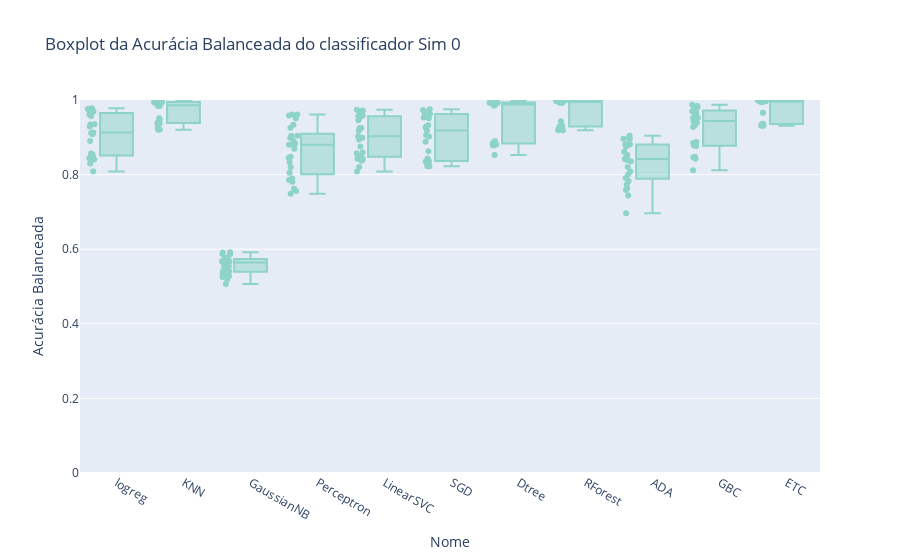
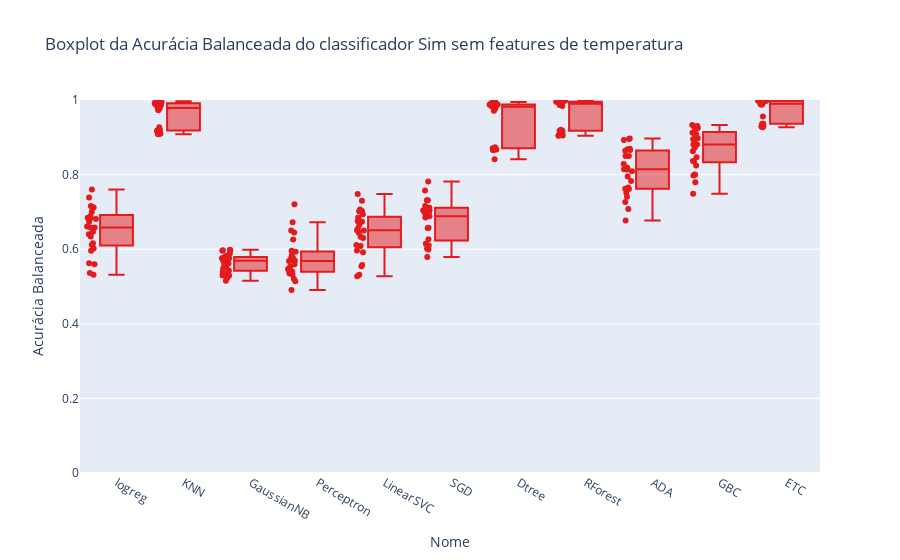
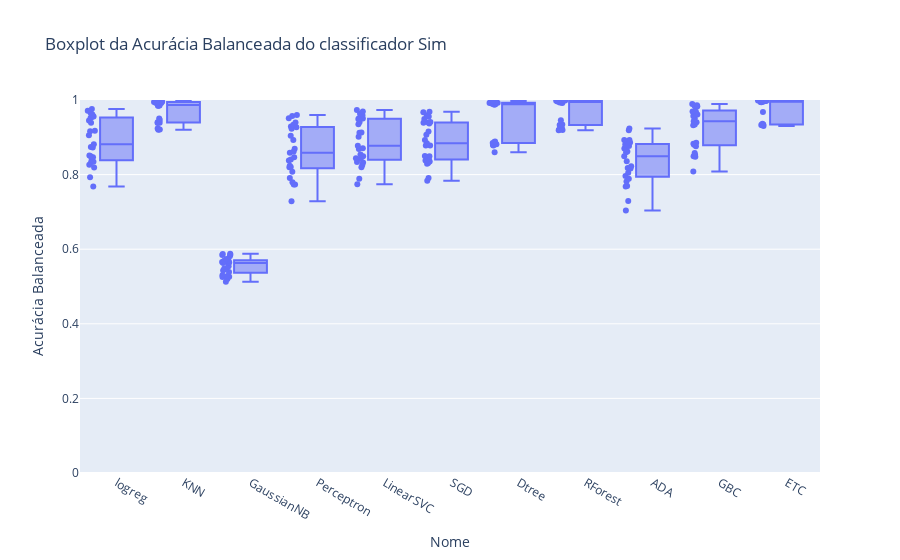

Notebook source saved alongside these figures, in order:
### Markdown cell above
## Gráficos dados simulados

### Code cell
# Criar boxplot da acurácia por modelo sim sim  

fig = px.box(df5, x='Nome', y='Acurácia Balanceada', points='all', title='Boxplot da Acurácia Balanceada do classificador Sim 0',color_discrete_sequence=px.colors.qualitative.Set3)
fig.update_yaxes(range=[0, 1])
fig.show()

fig = px.box(df8, x='Nome', y='Acurácia Balanceada', points='all', title='Boxplot da Acurácia Balanceada do classificador Sim sem features de temperatura',color_discrete_sequence=px.colors.qualitative.Set1)
fig.update_yaxes(range=[0, 1])
fig.show()

fig = px.box(df2, x='Nome', y='Acurácia Balanceada', points='all', title='Boxplot da Acurácia Balanceada do classificador Sim')
fig.update_yaxes(range=[0, 1])
fig.show()

### Figure 1 — Plotly figure (JSON) as saved in the notebook; plotly's stock layout.template omitted (floating-point values rounded to 4 significant figures; data arrays with more than 128 entries replaced by an {"elided": "..."} marker saying what was removed)
{"data": [{"alignmentgroup": "True", "boxpoints": "all", "hovertemplate": "Nome=%{x}<br>Acurácia Balanceada=%{y}<extra></extra>", "legendgroup": "", "marker": {"color": "rgb(141,211,199)"}, "name": "", "notched": false, "offsetgroup": "", "orientation": "v", "showlegend": false, "type": "box", "x": {"elided": "275 str values"}, "x0": " ", "xaxis": "x", "y": {"elided": "275 float values"}, "y0": " ", "yaxis": "y"}], "layout": {"boxmode": "group", "legend": {"tracegroupgap": 0}, "title": {"text": "Boxplot da Acurácia Balanceada do classificador Sim 0"}, "xaxis": {"anchor": "y", "domain": [0, 1], "title": {"text": "Nome"}}, "yaxis": {"anchor": "x", "domain": [0, 1], "range": [0, 1], "title": {"text": "Acurácia Balanceada"}}}}

### Figure 2 — Plotly figure (JSON) as saved in the notebook; plotly's stock layout.template omitted (floating-point values rounded to 4 significant figures; data arrays with more than 128 entries replaced by an {"elided": "..."} marker saying what was removed)
{"data": [{"alignmentgroup": "True", "boxpoints": "all", "hovertemplate": "Nome=%{x}<br>Acurácia Balanceada=%{y}<extra></extra>", "legendgroup": "", "marker": {"color": "rgb(228,26,28)"}, "name": "", "notched": false, "offsetgroup": "", "orientation": "v", "showlegend": false, "type": "box", "x": {"elided": "275 str values"}, "x0": " ", "xaxis": "x", "y": {"elided": "275 float values"}, "y0": " ", "yaxis": "y"}], "layout": {"boxmode": "group", "legend": {"tracegroupgap": 0}, "title": {"text": "Boxplot da Acurácia Balanceada do classificador Sim sem features de temperatura"}, "xaxis": {"anchor": "y", "domain": [0, 1], "title": {"text": "Nome"}}, "yaxis": {"anchor": "x", "domain": [0, 1], "range": [0, 1], "title": {"text": "Acurácia Balanceada"}}}}

### Figure 3 — Plotly figure (JSON) as saved in the notebook; plotly's stock layout.template omitted (floating-point values rounded to 4 significant figures; data arrays with more than 128 entries replaced by an {"elided": "..."} marker saying what was removed)
{"data": [{"alignmentgroup": "True", "boxpoints": "all", "hovertemplate": "Nome=%{x}<br>Acurácia Balanceada=%{y}<extra></extra>", "legendgroup": "", "marker": {"color": "#636efa"}, "name": "", "notched": false, "offsetgroup": "", "orientation": "v", "showlegend": false, "type": "box", "x": {"elided": "275 str values"}, "x0": " ", "xaxis": "x", "y": {"elided": "275 float values"}, "y0": " ", "yaxis": "y"}], "layout": {"boxmode": "group", "legend": {"tracegroupgap": 0}, "title": {"text": "Boxplot da Acurácia Balanceada do classificador Sim"}, "xaxis": {"anchor": "y", "domain": [0, 1], "title": {"text": "Nome"}}, "yaxis": {"anchor": "x", "domain": [0, 1], "range": [0, 1], "title": {"text": "Acurácia Balanceada"}}}}
